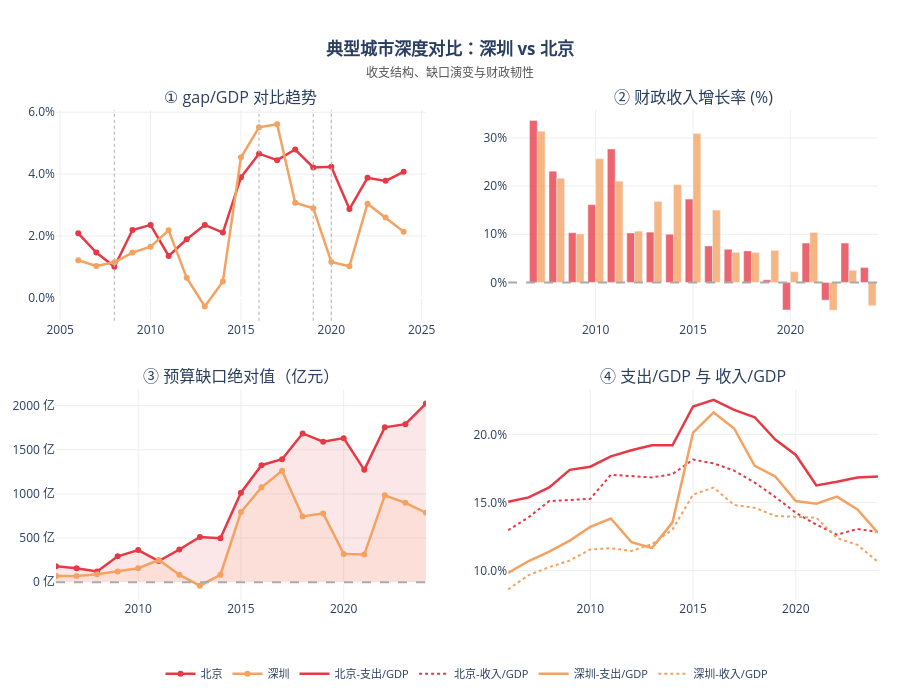

Notebook source saved alongside this figure:
### Markdown cell above
四个子图维度：
1. **gap/GDP 趋势**：两城走势与政策节点对应关系  
2. **财政收入增长率**：减税政策冲击对收入端的影响  
3. **预算缺口绝对值（亿元）**：规模层面的差距  
4. **支出/GDP & 收入/GDP**：支出扩张 vs 收入韧性的结构性差异

### Code cell
bj = df[df["city"] == "北京"].sort_values("year")
sz = df[df["city"] == "深圳"].sort_values("year")

fig2 = make_subplots(
    rows=2, cols=2,
    subplot_titles=(
        "① gap/GDP 对比趋势",
        "② 财政收入增长率 (%)",
        "③ 预算缺口绝对值（亿元）",
        "④ 支出/GDP 与 收入/GDP",
    ),
    vertical_spacing=0.14, horizontal_spacing=0.10,
)

# ① gap_to_gdp 折线
for city, cd in [("北京", bj), ("深圳", sz)]:
    col = COLORS[city]
    fig2.add_trace(go.Scatter(
        x=cd["year"], y=cd["gap_to_gdp"], name=city,
        mode="lines+markers",
        line=dict(color=col, width=2.5),
        marker=dict(size=6),
        hovertemplate=f"<b>{city}</b> %{{x}}: %{{y:.2%}}<extra></extra>",
        legendgroup=city, showlegend=True,
    ), row=1, col=1)

for yr in [2008, 2016, 2019, 2020]:
    fig2.add_vline(x=yr, line_dash="dot", line_color="#bbb",
                   line_width=1.2, row=1, col=1)

# ② 收入增长率柱图
for city, cd in [("北京", bj), ("深圳", sz)]:
    fig2.add_trace(go.Bar(
        x=cd["year"], y=cd["income_growth"], name=city,
        marker_color=COLORS[city], opacity=0.78,
        hovertemplate=f"<b>{city}</b> %{{x}}: %{{y:.1f}}%<extra></extra>",
        legendgroup=city, showlegend=False,
    ), row=1, col=2)
fig2.add_hline(y=0, line_dash="dash", line_color="#aaa", row=1, col=2)

# ③ 缺口绝对值面积
for city, cd in [("北京", bj), ("深圳", sz)]:
    fig2.add_trace(go.Scatter(
        x=cd["year"], y=cd["gap"], name=city,
        mode="lines+markers",
        line=dict(color=COLORS[city], width=2.5),
        marker=dict(size=6),
        fill="tozeroy",
        fillcolor=hex_to_rgba(COLORS[city], 0.12),
        hovertemplate=f"<b>{city}</b> %{{x}}: %{{y:.0f}} 亿元<extra></extra>",
        legendgroup=city, showlegend=False,
    ), row=2, col=1)
fig2.add_hline(y=0, line_dash="dash", line_color="#aaa", row=2, col=1)

# ④ 收支/GDP
for city, cd in [("北京", bj), ("深圳", sz)]:
    col = COLORS[city]
    fig2.add_trace(go.Scatter(
        x=cd["year"], y=cd["expend"]/cd["gdp"],
        name=f"{city}-支出/GDP",
        mode="lines", line=dict(color=col, width=2.5, dash="solid"),
        hovertemplate=f"<b>{city} 支出/GDP</b> %{{x}}: %{{y:.2%}}<extra></extra>",
        legendgroup=city+"_e", showlegend=True,
    ), row=2, col=2)
    fig2.add_trace(go.Scatter(
        x=cd["year"], y=cd["income"]/cd["gdp"],
        name=f"{city}-收入/GDP",
        mode="lines", line=dict(color=col, width=2, dash="dot"),
        hovertemplate=f"<b>{city} 收入/GDP</b> %{{x}}: %{{y:.2%}}<extra></extra>",
        legendgroup=city+"_i", showlegend=True,
    ), row=2, col=2)

fig2.update_yaxes(tickformat=".1%", row=1, col=1)
fig2.update_yaxes(ticksuffix="%",   row=1, col=2)
fig2.update_yaxes(ticksuffix=" 亿", row=2, col=1)
fig2.update_yaxes(tickformat=".1%", row=2, col=2)

for r, c in [(1,1),(1,2),(2,1),(2,2)]:
    fig2.update_xaxes(showgrid=True, gridcolor="#eee", row=r, col=c)
    fig2.update_yaxes(showgrid=True, gridcolor="#eee", row=r, col=c)

fig2.update_layout(
    title=dict(
        text="<b>典型城市深度对比：深圳 vs 北京</b><br>"
             "<span style='font-size:12px;color:#555'>收支结构、缺口演变与财政韧性</span>",
        x=0.5, xanchor="center", font=dict(size=17),
    ),
    plot_bgcolor="white", paper_bgcolor="white",
    height=700, barmode="group",
    legend=dict(font=dict(size=11), orientation="h",
                yanchor="bottom", y=-0.18, xanchor="center", x=0.5),
    margin=dict(l=55, r=20, t=110, b=90),
    hovermode="x unified",
)
fig2.show()

### Figure 1 — Plotly figure (JSON) as saved in the notebook; plotly's stock layout.template omitted (floating-point values rounded to 4 significant figures)
{"data": [{"hovertemplate": "<b>北京</b> %{x}: %{y:.2%}<extra></extra>", "legendgroup": "北京", "line": {"color": "#E63946", "width": 2.5}, "marker": {"size": 6}, "mode": "lines+markers", "name": "北京", "showlegend": true, "x": [2006, 2007, 2008, 2009, 2010, 2011, 2012, 2013, 2014, 2015, 2016, 2017, 2018, 2019, 2020, 2021, 2022, 2023, 2024], "y": [0.02085, 0.01462, 0.01002, 0.02194, 0.02357, 0.01354, 0.01893, 0.02357, 0.0211, 0.03894, 0.04661, 0.04449, 0.04794, 0.04213, 0.04239, 0.0287, 0.0388, 0.0378, 0.04074], "type": "scatter", "xaxis": "x", "yaxis": "y"}, {"hovertemplate": "<b>深圳</b> %{x}: %{y:.2%}<extra></extra>", "legendgroup": "深圳", "line": {"color": "#F4A261", "width": 2.5}, "marker": {"size": 6}, "mode": "lines+markers", "name": "深圳", "showlegend": true, "x": [2006, 2007, 2008, 2009, 2010, 2011, 2012, 2013, 2014, 2015, 2016, 2017, 2018, 2019, 2020, 2021, 2022, 2023, 2024], "y": [0.01213, 0.01028, 0.01146, 0.01464, 0.01654, 0.02181, 0.006458, -0.002788, 0.005231, 0.04541, 0.05513, 0.0561, 0.03072, 0.02894, 0.01158, 0.01019, 0.03041, 0.02599, 0.02138], "type": "scatter", "xaxis": "x", "yaxis": "y"}, {"hovertemplate": "<b>北京</b> %{x}: %{y:.1f}%<extra></extra>", "legendgroup": "北京", "marker": {"color": "#E63946"}, "name": "北京", "opacity": 0.78, "showlegend": false, "x": [2006, 2007, 2008, 2009, 2010, 2011, 2012, 2013, 2014, 2015, 2016, 2017, 2018, 2019, 2020, 2021, 2022, 2023, 2024], "y": [NaN, 33.61, 23.09, 10.31, 16.14, 27.71, 10.27, 10.44, 9.998, 17.3, 7.566, 6.879, 6.539, 0.5389, -5.728, 8.177, -3.674, 8.168, 3.099], "type": "bar", "xaxis": "x2", "yaxis": "y2"}, {"hovertemplate": "<b>深圳</b> %{x}: %{y:.1f}%<extra></extra>", "legendgroup": "深圳", "marker": {"color": "#F4A261"}, "name": "深圳", "opacity": 0.78, "showlegend": false, "x": [2006, 2007, 2008, 2009, 2010, 2011, 2012, 2013, 2014, 2015, 2016, 2017, 2018, 2019, 2020, 2021, 2022, 2023, 2024], "y": [NaN, 31.38, 21.63, 10.05, 25.66, 21.03, 10.64, 16.81, 20.28, 30.95, 15.02, 6.237, 6.19, 6.641, 2.226, 10.38, -5.76, 2.501, -4.829], "type": "bar", "xaxis": "x2", "yaxis": "y2"}, {"fill": "tozeroy", "fillcolor": "rgba(230,57,70,0.12)", "hovertemplate": "<b>北京</b> %{x}: %{y:.0f} 亿元<extra></extra>", "legendgroup": "北京", "line": {"color": "#E63946", "width": 2.5}, "marker": {"size": 6}, "mode": "lines+markers", "name": "北京", "showlegend": false, "x": [2006, 2007, 2008, 2009, 2010, 2011, 2012, 2013, 2014, 2015, 2016, 2017, 2018, 2019, 2020, 2021, 2022, 2023, 2024], "y": [179.7, 156.9, 122.0, 292.6, 363.4, 238.9, 370.4, 512.5, 497.5, 1014.0, 1326.0, 1394.0, 1686.0, 1591.0, 1632.0, 1273.0, 1755.0, 1790.0, 2024.0], "type": "scatter", "xaxis": "x3", "yaxis": "y3"}, {"fill": "tozeroy", "fillcolor": "rgba(244,162,97,0.12)", "hovertemplate": "<b>深圳</b> %{x}: %{y:.0f} 亿元<extra></extra>", "legendgroup": "深圳", "line": {"color": "#F4A261", "width": 2.5}, "marker": {"size": 6}, "mode": "lines+markers", "name": "深圳", "showlegend": false, "x": [2006, 2007, 2008, 2009, 2010, 2011, 2012, 2013, 2014, 2015, 2016, 2017, 2018, 2019, 2020, 2021, 2022, 2023, 2024], "y": [70.54, 69.9, 89.5, 120.0, 158.5, 251.0, 83.63, -40.43, 83.7, 794.8, 1075.0, 1262.0, 744.1, 779.4, 320.3, 312.5, 984.9, 899.3, 786.7], "type": "scatter", "xaxis": "x3", "yaxis": "y3"}, {"hovertemplate": "<b>北京 支出/GDP</b> %{x}: %{y:.2%}<extra></extra>", "legendgroup": "北京_e", "line": {"color": "#E63946", "dash": "solid", "width": 2.5}, "mode": "lines", "name": "北京-支出/GDP", "showlegend": true, "x": [2006, 2007, 2008, 2009, 2010, 2011, 2012, 2013, 2014, 2015, 2016, 2017, 2018, 2019, 2020, 2021, 2022, 2023, 2024], "y": [0.1505, 0.1537, 0.161, 0.1739, 0.1762, 0.1838, 0.1883, 0.1919, 0.1919, 0.2204, 0.2253, 0.2179, 0.2125, 0.1962, 0.1848, 0.1625, 0.1652, 0.1683, 0.169], "type": "scatter", "xaxis": "x4", "yaxis": "y4"}, {"hovertemplate": "<b>北京 收入/GDP</b> %{x}: %{y:.2%}<extra></extra>", "legendgroup": "北京_i", "line": {"color": "#E63946", "dash": "dot", "width": 2}, "mode": "lines", "name": "北京-收入/GDP", "showlegend": true, "x": [2006, 2007, 2008, 2009, 2010, 2011, 2012, 2013, 2014, 2015, 2016, 2017, 2018, 2019, 2020, 2021, 2022, 2023, 2024], "y": [0.1296, 0.1391, 0.151, 0.152, 0.1527, 0.1703, 0.1694, 0.1684, 0.1708, 0.1814, 0.1787, 0.1734, 0.1646, 0.154, 0.1424, 0.1338, 0.1264, 0.1305, 0.1283], "type": "scatter", "xaxis": "x4", "yaxis": "y4"}, {"hovertemplate": "<b>深圳 支出/GDP</b> %{x}: %{y:.2%}<extra></extra>", "legendgroup": "深圳_e", "line": {"color": "#F4A261", "dash": "solid", "width": 2.5}, "mode": "lines", "name": "深圳-支出/GDP", "showlegend": true, "x": [2006, 2007, 2008, 2009, 2010, 2011, 2012, 2013, 2014, 2015, 2016, 2017, 2018, 2019, 2020, 2021, 2022, 2023, 2024], "y": [0.09829, 0.107, 0.114, 0.122, 0.1321, 0.1382, 0.1209, 0.1166, 0.1354, 0.2012, 0.216, 0.2043, 0.1768, 0.1691, 0.151, 0.149, 0.1543, 0.1448, 0.1277], "type": "scatter", "xaxis": "x4", "yaxis": "y4"}, {"hovertemplate": "<b>深圳 收入/GDP</b> %{x}: %{y:.2%}<extra></extra>", "legendgroup": "深圳_i", "line": {"color": "#F4A261", "dash": "dot", "width": 2}, "mode": "lines", "name": "深圳-收入/GDP", "showlegend": true, "x": [2006, 2007, 2008, 2009, 2010, 2011, 2012, 2013, 2014, 2015, 2016, 2017, 2018, 2019, 2020, 2021, 2022, 2023, 2024], "y": [0.08616, 0.09675, 0.1025, 0.1074, 0.1155, 0.1164, 0.1144, 0.1194, 0.1301, 0.1558, 0.1609, 0.1482, 0.1461, 0.1401, 0.1394, 0.1388, 0.1239, 0.1188, 0.1064], "type": "scatter", "xaxis": "x4", "yaxis": "y4"}], "layout": {"xaxis": {"anchor": "y", "domain": [0.0, 0.45], "showgrid": true, "gridcolor": "#eee"}, "yaxis": {"anchor": "x", "domain": [0.57, 1.0], "tickformat": ".1%", "showgrid": true, "gridcolor": "#eee"}, "xaxis2": {"anchor": "y2", "domain": [0.55, 1.0], "showgrid": true, "gridcolor": "#eee"}, "yaxis2": {"anchor": "x2", "domain": [0.57, 1.0], "ticksuffix": "%", "showgrid": true, "gridcolor": "#eee"}, "xaxis3": {"anchor": "y3", "domain": [0.0, 0.45], "showgrid": true, "gridcolor": "#eee"}, "yaxis3": {"anchor": "x3", "domain": [0.0, 0.43], "ticksuffix": " 亿", "showgrid": true, "gridcolor": "#eee"}, "xaxis4": {"anchor": "y4", "domain": [0.55, 1.0], "showgrid": true, "gridcolor": "#eee"}, "yaxis4": {"anchor": "x4", "domain": [0.0, 0.43], "tickformat": ".1%", "showgrid": true, "gridcolor": "#eee"}, "annotations": [{"font": {"size": 16}, "showarrow": false, "text": "① gap/GDP 对比趋势", "x": 0.225, "xanchor": "center", "xref": "paper", "y": 1.0, "yanchor": "bottom", "yref": "paper"}, {"font": {"size": 16}, "showarrow": false, "text": "② 财政收入增长率 (%)", "x": 0.775, "xanchor": "center", "xref": "paper", "y": 1.0, "yanchor": "bottom", "yref": "paper"}, {"font": {"size": 16}, "showarrow": false, "text": "③ 预算缺口绝对值（亿元）", "x": 0.225, "xanchor": "center", "xref": "paper", "y": 0.43, "yanchor": "bottom", "yref": "paper"}, {"font": {"size": 16}, "showarrow": false, "text": "④ 支出/GDP 与 收入/GDP", "x": 0.775, "xanchor": "center", "xref": "paper", "y": 0.43, "yanchor": "bottom", "yref": "paper"}], "shapes": [{"line": {"color": "#bbb", "dash": "dot", "width": 1.2}, "type": "line", "x0": 2008, "x1": 2008, "xref": "x", "y0": 0, "y1": 1, "yref": "y domain"}, {"line": {"color": "#bbb", "dash": "dot", "width": 1.2}, "type": "line", "x0": 2016, "x1": 2016, "xref": "x", "y0": 0, "y1": 1, "yref": "y domain"}, {"line": {"color": "#bbb", "dash": "dot", "width": 1.2}, "type": "line", "x0": 2019, "x1": 2019, "xref": "x", "y0": 0, "y1": 1, "yref": "y domain"}, {"line": {"color": "#bbb", "dash": "dot", "width": 1.2}, "type": "line", "x0": 2020, "x1": 2020, "xref": "x", "y0": 0, "y1": 1, "yref": "y domain"}, {"line": {"color": "#aaa", "dash": "dash"}, "type": "line", "x0": 0, "x1": 1, "xref": "x2 domain", "y0": 0, "y1": 0, "yref": "y2"}, {"line": {"color": "#aaa", "dash": "dash"}, "type": "line", "x0": 0, "x1": 1, "xref": "x3 domain", "y0": 0, "y1": 0, "yref": "y3"}], "title": {"font": {"size": 17}, "text": "<b>典型城市深度对比：深圳 vs 北京</b><br><span style='font-size:12px;color:#555'>收支结构、缺口演变与财政韧性</span>", "x": 0.5, "xanchor": "center"}, "legend": {"font": {"size": 11}, "orientation": "h", "yanchor": "bottom", "y": -0.18, "xanchor": "center", "x": 0.5}, "margin": {"l": 55, "r": 20, "t": 110, "b": 90}, "plot_bgcolor": "white", "paper_bgcolor": "white", "height": 700, "barmode": "group", "hovermode": "x unified"}}
